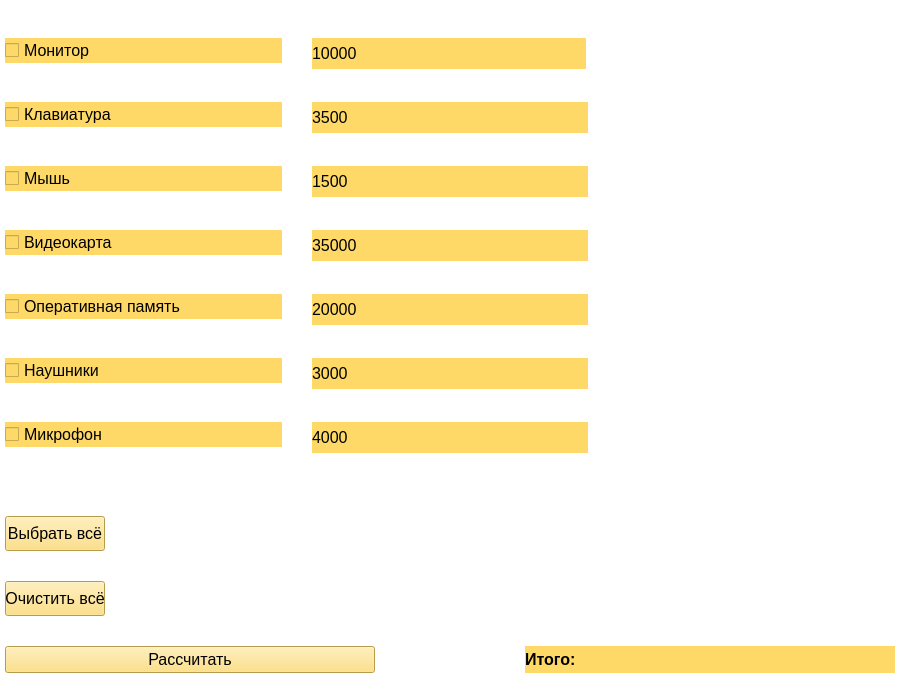
<?xml version="1.0" encoding="UTF-8"?>
<ui version="4.0">
 <class>MainWindow</class>
 <widget class="QMainWindow" name="MainWindow">
  <property name="geometry">
   <rect>
    <x>0</x>
    <y>0</y>
    <width>900</width>
    <height>700</height>
   </rect>
  </property>
  <property name="minimumSize">
   <size>
    <width>900</width>
    <height>700</height>
   </size>
  </property>
  <property name="maximumSize">
   <size>
    <width>900</width>
    <height>700</height>
   </size>
  </property>
  <property name="font">
   <font>
    <pointsize>12</pointsize>
   </font>
  </property>
  <property name="windowTitle">
   <string>Lab2</string>
  </property>
  <property name="styleSheet">
   <string notr="true">background-color: rgb(255, 255, 255);
</string>
  </property>
  <widget class="QWidget" name="centralwidget">
   <layout class="QVBoxLayout" name="verticalLayout_2">
    <property name="spacing">
     <number>30</number>
    </property>
    <property name="leftMargin">
     <number>5</number>
    </property>
    <property name="topMargin">
     <number>5</number>
    </property>
    <property name="rightMargin">
     <number>5</number>
    </property>
    <property name="bottomMargin">
     <number>5</number>
    </property>
    <item>
     <layout class="QHBoxLayout" name="horizontalLayout">
      <property name="spacing">
       <number>30</number>
      </property>
      <property name="sizeConstraint">
       <enum>QLayout::SetDefaultConstraint</enum>
      </property>
      <item>
       <widget class="QSplitter" name="splitter_2">
        <property name="orientation">
         <enum>Qt::Vertical</enum>
        </property>
        <widget class="QWidget" name="verticalLayoutWidget">
         <layout class="QVBoxLayout" name="verticalLayout">
          <item>
           <widget class="QCheckBox" name="monitor">
            <property name="font">
             <font>
              <pointsize>12</pointsize>
             </font>
            </property>
            <property name="styleSheet">
             <string notr="true">background-color: rgb(255, 217, 103);</string>
            </property>
            <property name="text">
             <string>Монитор</string>
            </property>
           </widget>
          </item>
          <item>
           <widget class="QCheckBox" name="keyboard">
            <property name="font">
             <font>
              <pointsize>12</pointsize>
             </font>
            </property>
            <property name="styleSheet">
             <string notr="true">background-color: rgb(255, 217, 103);</string>
            </property>
            <property name="text">
             <string>Клавиатура</string>
            </property>
           </widget>
          </item>
          <item>
           <widget class="QCheckBox" name="mouse">
            <property name="font">
             <font>
              <pointsize>12</pointsize>
             </font>
            </property>
            <property name="styleSheet">
             <string notr="true">background-color: rgb(255, 217, 103);</string>
            </property>
            <property name="text">
             <string>Мышь</string>
            </property>
           </widget>
          </item>
          <item>
           <widget class="QCheckBox" name="video_card">
            <property name="font">
             <font>
              <pointsize>12</pointsize>
             </font>
            </property>
            <property name="styleSheet">
             <string notr="true">background-color: rgb(255, 217, 103);</string>
            </property>
            <property name="text">
             <string>Видеокарта</string>
            </property>
           </widget>
          </item>
          <item>
           <widget class="QCheckBox" name="ram">
            <property name="font">
             <font>
              <pointsize>12</pointsize>
             </font>
            </property>
            <property name="styleSheet">
             <string notr="true">background-color: rgb(255, 217, 103);</string>
            </property>
            <property name="text">
             <string>Оперативная память</string>
            </property>
           </widget>
          </item>
          <item>
           <widget class="QCheckBox" name="headphones">
            <property name="font">
             <font>
              <pointsize>12</pointsize>
             </font>
            </property>
            <property name="styleSheet">
             <string notr="true">background-color: rgb(255, 217, 103);</string>
            </property>
            <property name="text">
             <string>Наушники</string>
            </property>
           </widget>
          </item>
          <item>
           <widget class="QCheckBox" name="microphone">
            <property name="font">
             <font>
              <pointsize>12</pointsize>
             </font>
            </property>
            <property name="styleSheet">
             <string notr="true">background-color: rgb(255, 217, 103);</string>
            </property>
            <property name="text">
             <string>Микрофон</string>
            </property>
           </widget>
          </item>
         </layout>
        </widget>
       </widget>
      </item>
      <item>
       <layout class="QVBoxLayout" name="verticalLayout_4">
        <property name="topMargin">
         <number>30</number>
        </property>
        <property name="bottomMargin">
         <number>30</number>
        </property>
        <item>
         <widget class="QLabel" name="monitor_price">
          <property name="maximumSize">
           <size>
            <width>274</width>
            <height>31</height>
           </size>
          </property>
          <property name="font">
           <font>
            <pointsize>12</pointsize>
           </font>
          </property>
          <property name="styleSheet">
           <string notr="true">background-color: rgb(255, 217, 103);</string>
          </property>
          <property name="text">
           <string>10000</string>
          </property>
         </widget>
        </item>
        <item>
         <widget class="QLabel" name="keyboard_price">
          <property name="maximumSize">
           <size>
            <width>16777215</width>
            <height>31</height>
           </size>
          </property>
          <property name="font">
           <font>
            <pointsize>12</pointsize>
           </font>
          </property>
          <property name="styleSheet">
           <string notr="true">background-color: rgb(255, 217, 103);</string>
          </property>
          <property name="text">
           <string>3500</string>
          </property>
         </widget>
        </item>
        <item>
         <widget class="QLabel" name="mouse_price">
          <property name="maximumSize">
           <size>
            <width>16777215</width>
            <height>31</height>
           </size>
          </property>
          <property name="font">
           <font>
            <pointsize>12</pointsize>
           </font>
          </property>
          <property name="styleSheet">
           <string notr="true">background-color: rgb(255, 217, 103);</string>
          </property>
          <property name="text">
           <string>1500</string>
          </property>
         </widget>
        </item>
        <item>
         <widget class="QLabel" name="video_card_price">
          <property name="maximumSize">
           <size>
            <width>16777215</width>
            <height>31</height>
           </size>
          </property>
          <property name="font">
           <font>
            <pointsize>12</pointsize>
           </font>
          </property>
          <property name="styleSheet">
           <string notr="true">background-color: rgb(255, 217, 103);</string>
          </property>
          <property name="text">
           <string>35000</string>
          </property>
         </widget>
        </item>
        <item>
         <widget class="QLabel" name="ram_price">
          <property name="maximumSize">
           <size>
            <width>16777215</width>
            <height>31</height>
           </size>
          </property>
          <property name="font">
           <font>
            <pointsize>12</pointsize>
           </font>
          </property>
          <property name="styleSheet">
           <string notr="true">background-color: rgb(255, 217, 103);
</string>
          </property>
          <property name="text">
           <string>20000</string>
          </property>
         </widget>
        </item>
        <item>
         <widget class="QLabel" name="headphones_price">
          <property name="maximumSize">
           <size>
            <width>16777215</width>
            <height>31</height>
           </size>
          </property>
          <property name="font">
           <font>
            <pointsize>12</pointsize>
           </font>
          </property>
          <property name="styleSheet">
           <string notr="true">background-color: rgb(255, 217, 103);</string>
          </property>
          <property name="text">
           <string>3000</string>
          </property>
         </widget>
        </item>
        <item>
         <widget class="QLabel" name="microphone_price">
          <property name="maximumSize">
           <size>
            <width>16777215</width>
            <height>31</height>
           </size>
          </property>
          <property name="font">
           <font>
            <pointsize>12</pointsize>
           </font>
          </property>
          <property name="styleSheet">
           <string notr="true">background-color: rgb(255, 217, 103);</string>
          </property>
          <property name="text">
           <string>4000</string>
          </property>
         </widget>
        </item>
       </layout>
      </item>
      <item>
       <widget class="QSplitter" name="splitter">
        <property name="orientation">
         <enum>Qt::Vertical</enum>
        </property>
        <widget class="QLabel" name="image_label">
         <property name="font">
          <font>
           <pointsize>12</pointsize>
          </font>
         </property>
         <property name="styleSheet">
          <string notr="true">image: url(:/img/computer.jpg)</string>
         </property>
         <property name="text">
          <string/>
         </property>
        </widget>
       </widget>
      </item>
     </layout>
    </item>
    <item>
     <layout class="QVBoxLayout" name="verticalLayout_3">
      <item>
       <widget class="QPushButton" name="choose_all">
        <property name="minimumSize">
         <size>
          <width>100</width>
          <height>35</height>
         </size>
        </property>
        <property name="maximumSize">
         <size>
          <width>100</width>
          <height>35</height>
         </size>
        </property>
        <property name="font">
         <font>
          <pointsize>12</pointsize>
         </font>
        </property>
        <property name="styleSheet">
         <string notr="true">background-color: rgb(255, 217, 103);
</string>
        </property>
        <property name="text">
         <string>Выбрать всё</string>
        </property>
       </widget>
      </item>
      <item>
       <widget class="QPushButton" name="clear_all">
        <property name="minimumSize">
         <size>
          <width>100</width>
          <height>35</height>
         </size>
        </property>
        <property name="maximumSize">
         <size>
          <width>100</width>
          <height>35</height>
         </size>
        </property>
        <property name="font">
         <font>
          <pointsize>12</pointsize>
         </font>
        </property>
        <property name="styleSheet">
         <string notr="true">background-color: rgb(255, 217, 103);</string>
        </property>
        <property name="text">
         <string>Очистить всё</string>
        </property>
       </widget>
      </item>
     </layout>
    </item>
    <item>
     <layout class="QHBoxLayout" name="horizontalLayout_2">
      <property name="spacing">
       <number>150</number>
      </property>
      <item>
       <widget class="QPushButton" name="result_button">
        <property name="font">
         <font>
          <pointsize>12</pointsize>
         </font>
        </property>
        <property name="styleSheet">
         <string notr="true">background-color: rgb(255, 217, 103);</string>
        </property>
        <property name="text">
         <string>Рассчитать</string>
        </property>
        <property name="autoRepeat">
         <bool>false</bool>
        </property>
        <property name="autoExclusive">
         <bool>false</bool>
        </property>
       </widget>
      </item>
      <item>
       <widget class="QLabel" name="result_label">
        <property name="font">
         <font>
          <pointsize>12</pointsize>
          <bold>true</bold>
         </font>
        </property>
        <property name="styleSheet">
         <string notr="true">background-color: rgb(255, 217, 103);</string>
        </property>
        <property name="text">
         <string>Итого:</string>
        </property>
       </widget>
      </item>
     </layout>
    </item>
   </layout>
  </widget>
  <widget class="QMenuBar" name="menubar">
   <property name="geometry">
    <rect>
     <x>0</x>
     <y>0</y>
     <width>900</width>
     <height>26</height>
    </rect>
   </property>
  </widget>
  <widget class="QStatusBar" name="statusbar"/>
 </widget>
 <resources/>
 <connections/>
</ui>
